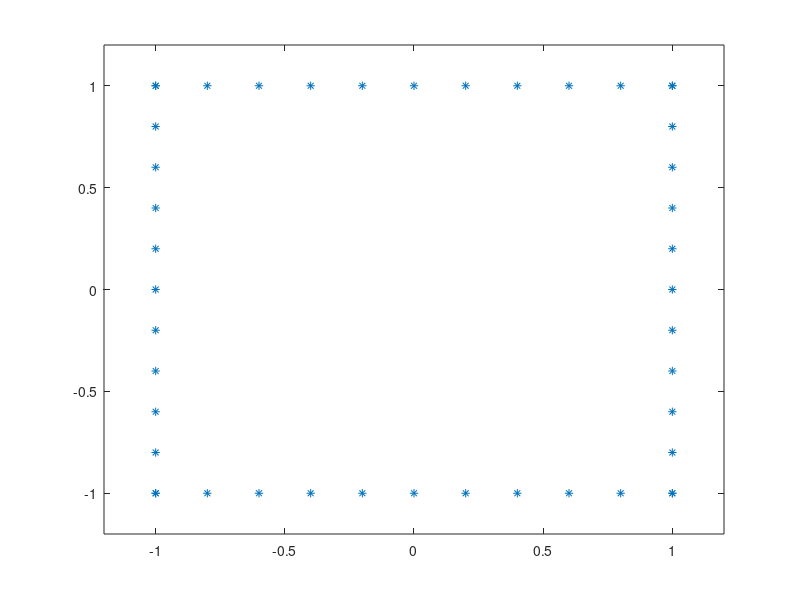
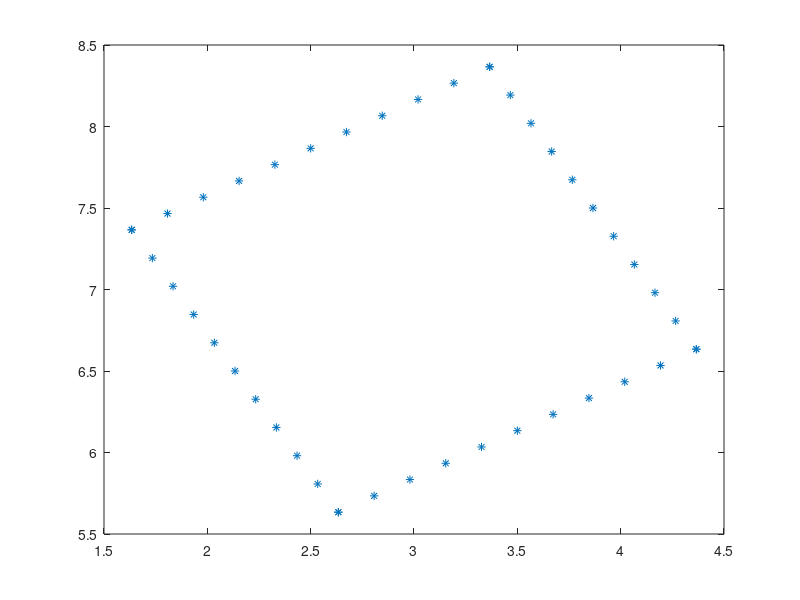
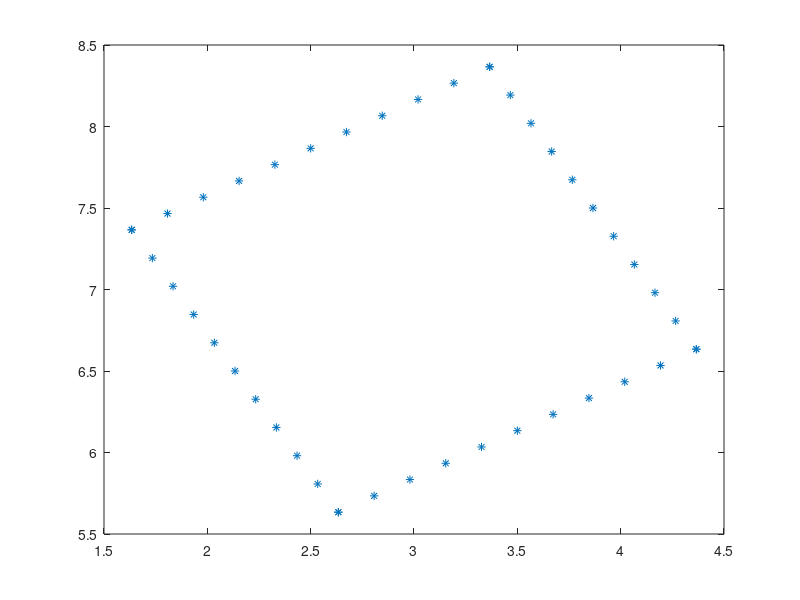

MATLAB code to generate these figures, in order:
clc 
clear all
close all

%%

X=zeros(2,44);

X(:,1:11)=[-1:0.2:1; repmat(1,1,11)]; X(:,12:22)=[repmat(1,1,11); -(-1:0.2:1)];

X(:,23:33)=[-(-1:0.2:1); repmat(-1,1,11)]; X(:,34:44) =[repmat(-1,1,11); -1:0.2:1;];

figure()
    plot(X(1,:),X(2,:),'*'); 
    axis([-1.2 1.2 -1.2 1.2]);

phi = deg2rad(30);

R_and_T = [cos(phi), -sin(phi)
           sin(phi), cos(phi)];
t = [3;7];

X_rT = R_and_T * X + t;

figure()
    plot(X_rT(1,:),X_rT(2,:),'*'); 

%% homogenous coords
% It is good, so that we can deal with infinity points
% In inhomogenous coords we have to do the rotation first and then the
% translation
% While in homogen. we can do everything with a single matrix

R = [cos(phi), -sin(phi),;
           sin(phi), cos(phi)];

X_in = [X; ones(1, length(X))];

P = [R, t; ones(1, length(R)), 0];

X_rT_homo = P * X_in;

figure()
    plot(X_rT_homo(1,:),X_rT_homo(2,:),'*'); 



